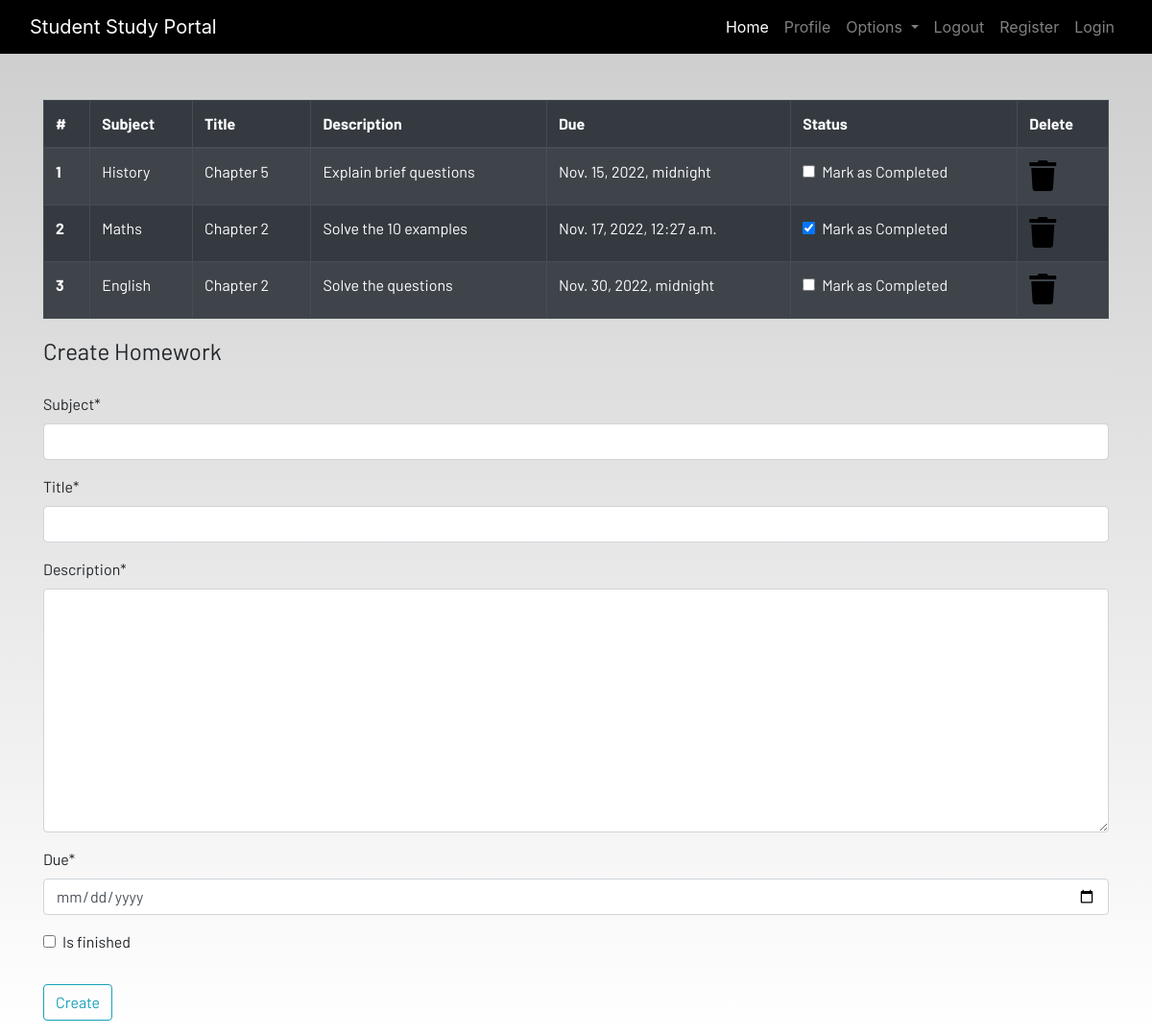
The page /homework (signed in) on the database its author committed.
### dashboard/models.py (models this page shows, shortened)
class Homework(models.Model):
    user = models.ForeignKey(User, on_delete=models.CASCADE)
    subject = models.CharField(max_length=50)
    title = models.CharField(max_length=100)
    description = models.TextField()
    due = models.DateTimeField()
    is_finished = models.BooleanField(default=False)

### dashboard/views.py (the view)
# urls.py: path('homework', views.homework, name='homework'),
def homework(request):
    if request.method == "POST":
        form = HomeworkForm(request.POST)
        if form.is_valid():
            try:
                finished = request.POST['is_finished']
                if finished == 'on':
                    finished = True
                else:
                    finished = False
            except:
                finished = False
            homeworks = Homework(
                user = request.user,
                subject = request.POST['subject'],
                title = request.POST['title'],
                description = request.POST['description'],
                due = request.POST['due'],
                is_finished = finished
            )
            homeworks.save()
            messages.success(request, f"Homework Added from {request.user.username}!!")
    else:
        form = HomeworkForm()
    homework = Homework.objects.filter(user=request.user)
    if len(homework) == 0:
        homework_done = True
    else:
        homework_done = False
    context = {
        "homeworks": homework,
        'homeworks_done': homework_done,
        'form': form,
}
    return render(request, "dashboard/homework.html", context)

### dashboard/forms.py
class HomeworkForm(forms.ModelForm):
    class Meta:
        model = Homework
        widgets = {'due': widgets.DateInput(attrs={"type":"date"})}
        fields = ['subject', 'title', 'description', 'due', 'is_finished']

### dashboard/templates/dashboard/homework.html (shortened to what this page needs)
{% extends 'dashboard/base.html' %}
{% load static %}
{% load crispy_forms_tags%}
{% block content %}
<div class="container">
    {% if not homework_done %}
    <table class="table table-striped table-bordered table-hover table-dark">
        <thead>
            <tr>
                <th scope="col">#</th>
                <th scope="col">Subject</th>
                <th scope="col">Title</th>
                <th scope="col">Description</th>
                <th scope="col">Due</th>
                <th scope="col">Status</th>
                <th scope="col">Delete</th>
            </tr>
        </thead>
        <tbody>
            {% for homework in homeworks %}
            <tr>
                <th scope="row">{{forloop.counter}}</th>
                <td>{{homework.subject}}</td>
                <td>{{homework.title}}</td>
                <td>{{homework.description}}</td>
                <td>{{homework.due}}</td>
                <td>
                    <a href="{% url 'update-homework' homework.id %}">
                        <div class="form-check">
                            {% if homework.is_finished == True %}
                            <input class="form-check-input" type="checkbox" value="" checked>
                            {% else %}
                            <input class="form-check-input" type="checkbox" value="">
                            {% endif %}
                            <label class="form-check-label text-light" for="flexCheckDefault">
                                Mark as Completed
                            </label>
                        </div>
                    </a>
                </td>
                <td><a href="{% url 'delete-homework' homework.id %}"><i class="fa fa-trash fa-2x"></i></a></td>
            </tr>
            {% endfor %}
        </tbody>
    </table>
    {% else %}
    <h4>All homeworks are completed!! Create to have more!!</h4>
    {% endif %}
</div>
<div class=" container">
    <form method="POST">
        <fieldset class="form-group">
            <legend class="border-bottom mb-4">Create Homework</legend>
            {{form|crispy}}
        </fieldset>
        <div class="form-group">
            <button href="" class="btn btn-outline-info" type="submit">
                Create
            </button>
        </div>
    </form>
</div>
{% endblock content %}

### dashboard/templates/dashboard/base.html (shortened to what this page needs)
<!DOCTYPE html>
{% load static %}
<html lang="en">
<head>
  <link rel="stylesheet" href="https://stackpath.bootstrapcdn.com/bootstrap/4.3.1/css/bootstrap.min.css"
 />
  <link rel="stylesheet" href="https://use.fontawesome.com/releases/v5.7.2/css/all.css"
 />
  <link rel="stylesheet" href="{% static 'css/main.css' %}" />
</head>
<body>
  <header>
    <nav class="navbar navbar-expand-lg navbar-dark bg-dark">
      <div class="container-fluid">
        <a class="navbar-brand" href="#">Student Study Portal</a>
        <div class="collapse navbar-collapse justify-content-end" id="navbarSupportedContent">
          <ul class="navbar-nav mb-2 mb-lg-0">
            <li class="nav-item">
              <a class="nav-link active" aria-current="page" href="#">Home</a>
            </li>
            <li class="nav-item">
              <a class="nav-link" href="#">Profile</a>
            </li>
            <li class="nav-item dropdown">
              <a class="nav-link dropdown-toggle" href="#" id="navbarDropdown" role="button" data-toggle="dropdown"
                aria-haspopup="true" aria-expanded="false">
                Options
              </a>
            </li>
            <li class="nav-item">
              <a class="nav-link" href="#">Logout</a>
            </li>
            <li class="nav-item">
              <a class="nav-link" href="#">Register</a>
            </li>
            <li class="nav-item">
              <a class="nav-link" href="#">Login</a>
            </li>
          </ul>
        </div>
      </div>
    </nav>
  </header>
  <br /><br />
  <main>
    {% block content %}
    {% endblock content %}
  </main>
</body>
</html>

### static/css/main.css (style rules this page uses)
html { scroll-behavior: smooth; height: 100%; width: 100%; }
main { font-family: Barlow, Quicksand, Rubik, sans-serif, serif, 'Times New Roman', Times, serif !important; }
.navbar { background-color: rgb(0, 0, 0) !important; }
a { text-decoration: none !important; color: black; }
html, body { max-width: 100%; overflow-x: hidden; height: 100%; width: 100%; }
body { background: linear-gradient(rgba(0, 0, 0, 0.2), rgba(255, 255, 255, 0.5)); overflow-x: hidden; background-repeat: no-repeat; }
.fa { color: black; }

### rows shown on the page
Homework: subject "History", title "Chapter 5", description "Explain brief questions", due "Nov. 15, 2022, midnight"
Homework: subject "Maths", title "Chapter 2", description "Solve the 10 examples", due "Nov. 17, 2022, 12:27 a.m."
Homework: subject "English", title "Chapter 2", description "Solve the questions", due "Nov. 30, 2022, midnight"
